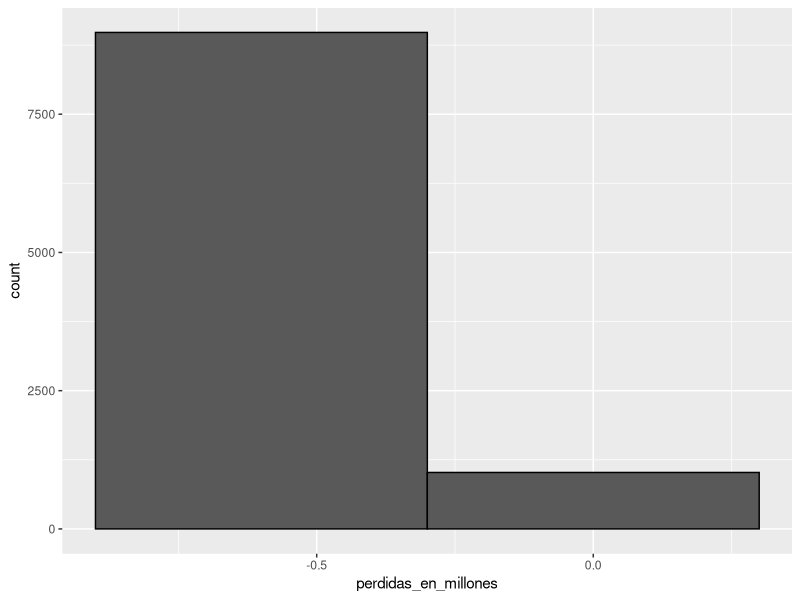

Generate this figure with R:
n <- 1000 # numero de prestamos realizados
per_hip <- -20000 # perdida por ejecución hipotecaria
p <- 0.02 # porcentaje de deudores
# Utilizamos las propiedades de la distribución normal
# para calcular la tasa de interés necesaria
# para asegurar una cierta probabilidad de perder dinero
# para una determinada probabilidad de incumplimiento.
incumplimiento <- sample(c(0, 1), n, prob = c(1 - p, p), replace = TRUE)
sum(incumplimiento * per_hip)

# Utilizando una simulación de Monte Carlo
B <- 10000
perdidas <- replicate(B, {
    incumplimiento <- sample(c(0, 1), n, prob = c(1 - p, p), replace = TRUE)
    sum(incumplimiento * per_hip)
})

# graficamos las perdidas esperadas
library(tidyverse)
data.frame(perdidas_en_millones = perdidas / 10^6) %>%
    ggplot(aes(perdidas_en_millones)) +
    geom_histogram(binwidth = 0.6, col = "black")

# Utilizando CTL
n * (p * per_hip + (1 - p) * 0) # Valor esperado
sqrt(n) * abs(per_hip) * sqrt(p * (1 - p)) # error estándar

# para alcanzar el equilibrio x debería ser
x_e <- -per_hip * p / (1 - p)
# interés de
x_e / 180000

# Calculando mejor tasa de interés
l <- per_hip
z <- qnorm(0.01)
x <- -l * (n * p - z * sqrt(n * p * (1 - p))) / (n * (1 - p)
    + z * sqrt(n * p * (1 - p)))
# interés
x / 180000

# ganancia esperada por préstamo
per_hip * p + x * (1 - p) # Ganancia esperada por préstamo
n * (per_hip * p + x * (1 - p)) # ganancia esperada total

# Utilizamos Monte Carlo para verificar
B <- 100000
ganancia <- replicate(B, {
    sorteos <- sample(c(x, per_hip), n,
        prob = c(1 - p, p), replace = TRUE
    )
    sum(sorteos)
})
mean(ganancia) # Ganancia esperada total
mean(ganancia < 0) # Probabilidad de perder dinero
